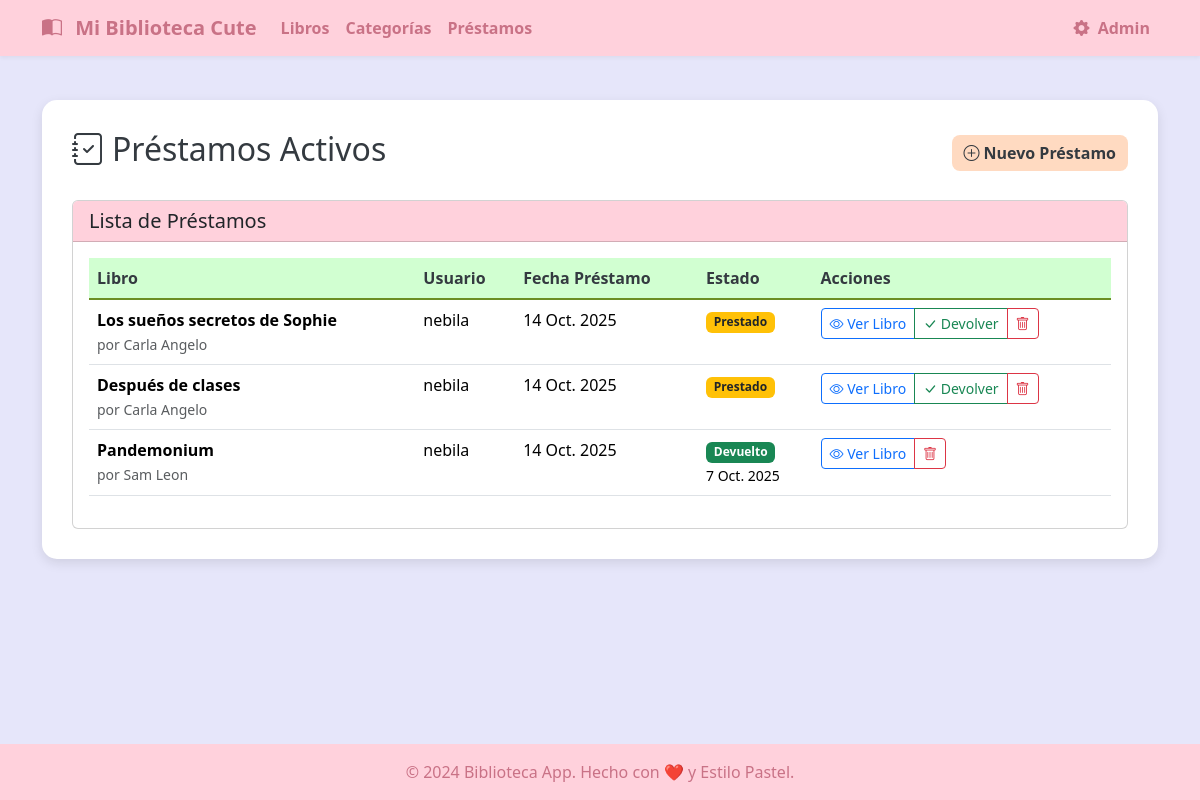
The app's page /prestamos/, older data.
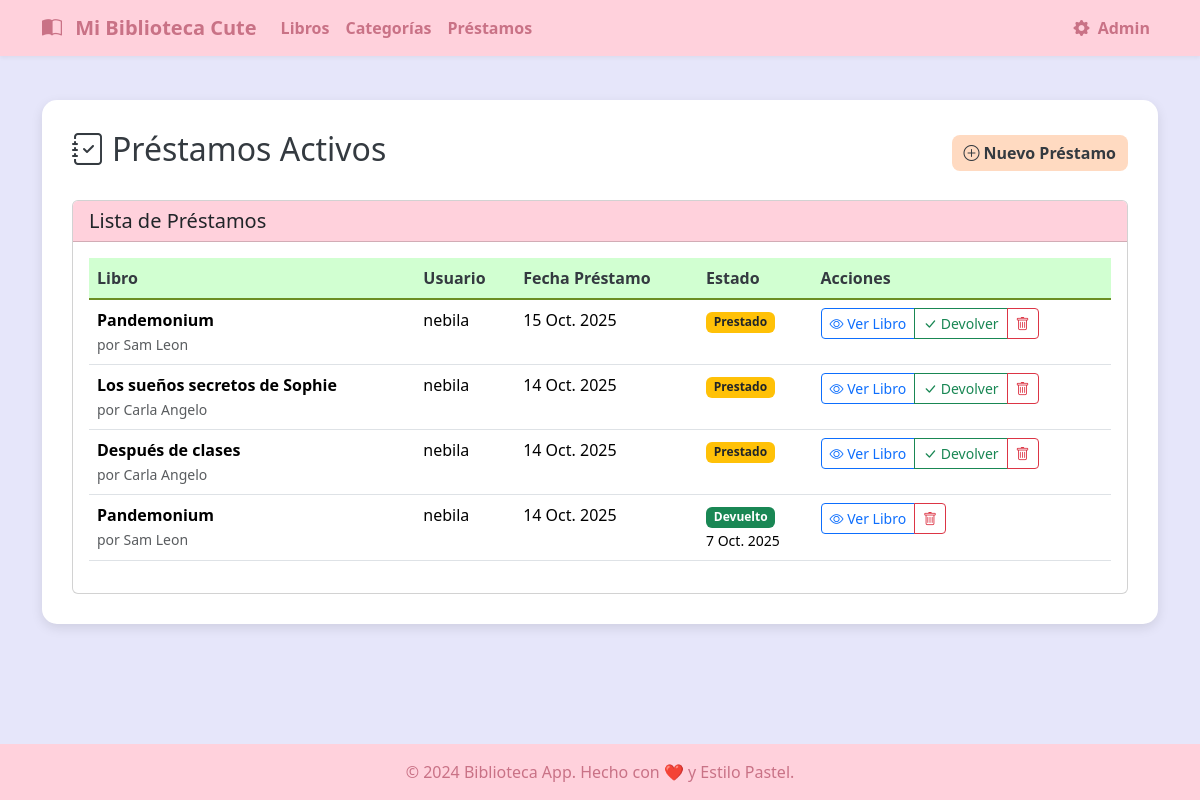
The same page, newer data.
### prestamos/models.py (models this page shows, shortened)
class Prestamo(models.Model):
    libro = models.ForeignKey(Libro, on_delete=models.CASCADE)
    usuario = models.ForeignKey(User, on_delete=models.CASCADE)
    fecha_prestamo = models.DateField(auto_now_add=True)
    fecha_devolucion = models.DateField(null=True, blank=True)
    devuelto = models.BooleanField(default=False)
    class Meta:
        ordering = ['-fecha_prestamo']

### libros/models.py (models this page shows, shortened)
class Libro(models.Model):
    titulo = models.CharField(max_length=200)
    autor = models.CharField(max_length=100)
    categoria = models.ForeignKey(Categoria, on_delete=models.SET_NULL, null=True, blank=True)
    descripcion = models.TextField(null=True, blank=True)
    isbn = models.CharField(max_length=13, unique=True, null=True, blank=True)
    fecha_publicacion = models.DateField(null=True, blank=True)
    imagen = models.ImageField(upload_to=get_image_upload_path, null=True, blank=True)
    stock = models.PositiveIntegerField(default=1)
    class Meta:
        ordering = ['titulo']

### prestamos/views.py (the view)
# urls.py: path('', PrestamoListado.as_view(), name='listado'),
class PrestamoListado(ListView):
    model = Prestamo
    context_object_name = 'prestamos'
    template_name = 'prestamos/prestamo_listado.html'
    paginate_by = 10

### prestamos/templates/prestamos/prestamo_listado.html (shortened to what this page needs)
{% extends "base.html" %}
{% load static %}
{% block content %}
<div class="d-flex justify-content-between align-items-center mb-4">
    <h2><i class="bi bi-journal-check me-2"></i>Préstamos Activos</h2>
    <a href="{% url 'prestamos:crear' %}" class="btn btn-pastel-primary">
        <i class="bi bi-plus-circle me-1"></i>Nuevo Préstamo
    </a>
</div>
<div class="card">
    <div class="card-header" style="background-color: var(--pastel-pink);">
        <h5 class="mb-0">Lista de Préstamos</h5>
    </div>
    <div class="card-body">
        {% if prestamos %}
        <div class="table-responsive">
            <table class="table table-hover">
                <thead>
                    <tr>
                        <th>Libro</th>
                        <th>Usuario</th>
                        <th>Fecha Préstamo</th>
                        <th>Estado</th>
                        <th>Acciones</th>
                    </tr>
                </thead>
                <tbody>
                    {% for prestamo in prestamos %}
                    <tr>
                        <td>
                            <strong>{{ prestamo.libro.titulo }}</strong><br>
                            <small class="text-muted">por {{ prestamo.libro.autor }}</small>
                        </td>
                        <td>{{ prestamo.usuario.username }}</td>
                        <td>{{ prestamo.fecha_prestamo }}</td>
                        <td>
                            {% if prestamo.devuelto %}
                            <span class="badge bg-success">Devuelto</span>
                            <br><small>{{ prestamo.fecha_devolucion }}</small>
                            {% else %}
                            <span class="badge bg-warning text-dark">Prestado</span>
                            {% endif %}
                        </td>
                        <td>
                            <div class="btn-group btn-group-sm">
                                <a href="{% url 'libros:detalle' prestamo.libro.pk %}" class="btn btn-outline-primary">
                                    <i class="bi bi-eye"></i> Ver Libro
                                </a>
                                {% if not prestamo.devuelto %}
                                <a href="{% url 'prestamos:devolver' prestamo.pk %}" class="btn btn-outline-success">
                                    <i class="bi bi-check-lg"></i> Devolver
                                </a>
                                {% endif %}
                                <a href="{% url 'prestamos:eliminar' prestamo.pk %}" class="btn btn-outline-danger">
                                    <i class="bi bi-trash"></i>
                                </a>
                            </div>
                        </td>
                    </tr>
                    {% endfor %}
                </tbody>
            </table>
        </div>
        {% else %}
        <div class="alert alert-info">
            <i class="bi bi-info-circle me-2"></i>No hay préstamos registrados.
        </div>
        {% endif %}
    </div>
</div>
{% endblock %}

Row changes from the older to the newer data that the page shows:
added Prestamo: libro.titulo "Pandemonium", libro.autor "Sam Leon", usuario.username "nebila", fecha_prestamo "15 Oct. 2025", devuelto "Prestado"
